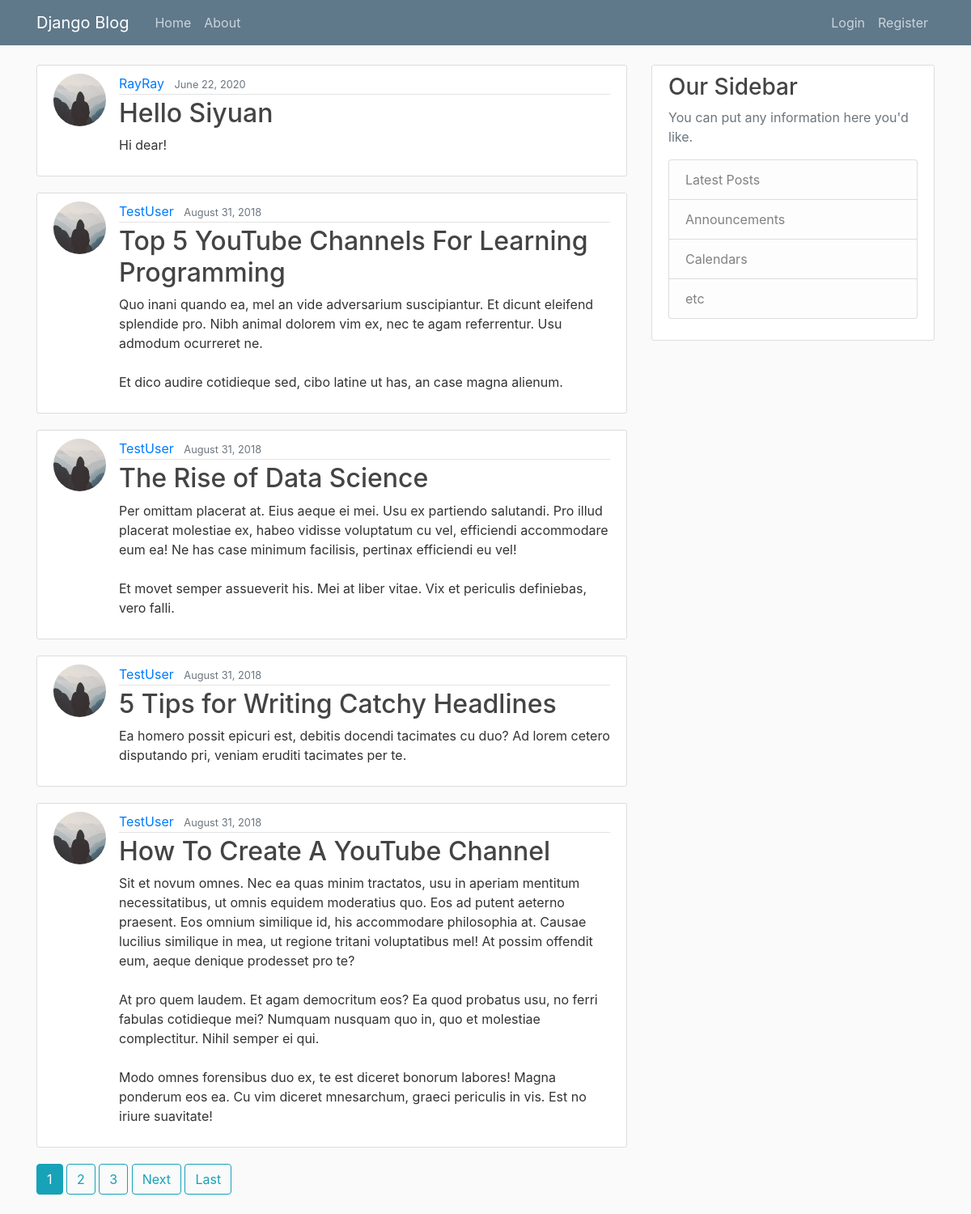
The page / on the database its author committed.
### blog/models.py (models this page shows, shortened)
class Post(models.Model):
    title = models.CharField(max_length=100)
    content = models.TextField()
    date_posted = models.DateTimeField(default=timezone.now)
    author = models.ForeignKey(User, on_delete=models.CASCADE)

### users/models.py (models this page shows, shortened)
class Profile(models.Model):
    user = models.OneToOneField(User, on_delete=models.CASCADE)
    image = models.ImageField(default='default.jpg', upload_to='profile_pics')

### blog/views.py (the view)
# urls.py: path('', PostListView.as_view(), name='blog-home'),
class PostListView(ListView):
    model = Post
    template_name = 'blog/home.html'  # <app>/<model>_<viewtype>.html
    context_object_name = 'posts'
    ordering = ['-date_posted']
    paginate_by = 5

### blog/templates/blog/home.html (shortened to what this page needs)
{% extends "blog/base.html" %}
{% block content %}
    {% for post in posts %}
        <article class="media content-section">
          <img class="rounded-circle article-img" src="{{ post.author.profile.image.url }}">
          <div class="media-body">
            <div class="article-metadata">
              <a class="mr-2" href="{% url 'user-posts' post.author.username %}">{{ post.author }}</a>
              <small class="text-muted">{{ post.date_posted|date:"F d, Y" }}</small>
            </div>
            <h2><a class="article-title" href="{% url 'post-detail' post.id %}">{{ post.title }}</a></h2>
            <p class="article-content">{{ post.content }}</p>
          </div>
        </article>
    {% endfor %}
    {% if is_paginated %}
      {% for num in page_obj.paginator.page_range %}
        {% if page_obj.number == num %}
          <a class="btn btn-info mb-4" href="?page={{ num }}">{{ num }}</a>
        {% elif num > page_obj.number|add:'-3' and num < page_obj.number|add:'3' %}
          <a class="btn btn-outline-info mb-4" href="?page={{ num }}">{{ num }}</a>
        {% endif %}
      {% endfor %}
      {% if page_obj.has_next %}
        <a class="btn btn-outline-info mb-4" href="?page={{ page_obj.next_page_number }}">Next</a>
        <a class="btn btn-outline-info mb-4" href="?page={{ page_obj.paginator.num_pages }}">Last</a>
      {% endif %}
    {% endif %}
{% endblock content %}

### blog/static/blog/main.css (style rules this page uses)
body { background: #fafafa; color: #333333; margin-top: 5rem; }
h1, h2, h3, h4, h5, h6 { color: #444444; }
.content-section { background: #ffffff; padding: 10px 20px; border: 1px solid #dddddd; border-radius: 3px; margin-bottom: 20px; }
.article-title { color: #444444; }
.article-content { white-space: pre-line; }
.article-img { height: 65px; width: 65px; margin-right: 16px; }
.article-metadata { padding-bottom: 1px; margin-bottom: 4px; border-bottom: 1px solid #e3e3e3 }

### rows shown on the page
Post: author.profile.image (placeholder picture), author "RayRay", date_posted "June 22, 2020", title "Hello Siyuan", content "Hi dear!"
Post: author.profile.image (placeholder picture), author "TestUser", date_posted "August 31, 2018", title "Top 5 YouTube Channels For Learning Programming", content "Quo inani quando ea, mel an vide adversarium suscipiantur. Et dicunt eleifend splendide pro. Nibh animal dolorem vim ex, nec te agam referrentur. Usu admodum ocurreret ne. Et dico audire cotidieque sed, cibo latine ut has, an case magna alienum."
Post: author.profile.image (placeholder picture), author "TestUser", date_posted "August 31, 2018", title "The Rise of Data Science", content "Per omittam placerat at. Eius aeque ei mei. Usu ex partiendo salutandi. Pro illud placerat molestiae ex, habeo vidisse voluptatum cu vel, efficiendi accommodare eum ea! Ne has case minimum facilisis, pertinax efficiendi eu vel! Et movet semper assueverit his. Mei at liber vitae. Vix et periculis definiebas, vero falli."
Post: author.profile.image (placeholder picture), author "TestUser", date_posted "August 31, 2018", title "5 Tips for Writing Catchy Headlines", content "Ea homero possit epicuri est, debitis docendi tacimates cu duo? Ad lorem cetero disputando pri, veniam eruditi tacimates per te."
Post: author.profile.image (placeholder picture), author "TestUser", date_posted "August 31, 2018", title "How To Create A YouTube Channel", content "Sit et novum omnes. Nec ea quas minim tractatos, usu in aperiam mentitum necessitatibus, ut omnis equidem moderatius quo. Eos ad putent aeterno praesent. Eos omnium similique id, his accommodare philosophia at. Causae lucilius similique in mea, ut regione tritani voluptatibus mel! At possim offendit eum, aeque denique prodesset pro te? At pro quem laudem. Et agam democritum eos? Ea quod probatus usu, no ferri fabulas cotidieque mei? Numquam nusquam quo in, quo et molestiae complectitur. Nihil semper ei qui. Modo omnes forensibus duo ex, te est diceret bonorum labores! Magna ponderum eos ea. Cu vim diceret mnesarchum, graeci periculis in vis. Est no iriure suavitate!"

### other values the page prints
{{ num }} "1"
{{ num }} "2" "3"
